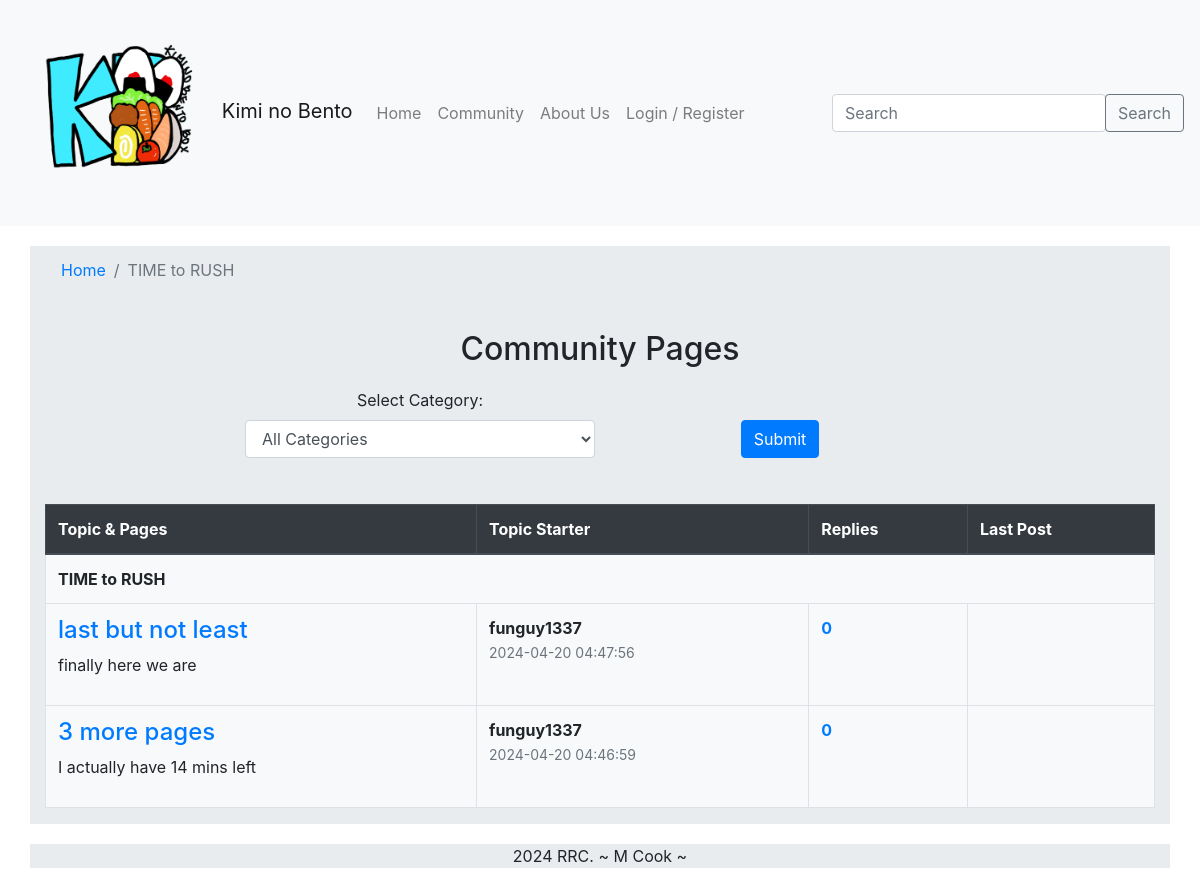
The app's page /community.php?category=16 with its own data.
### tables this page shows
CREATE TABLE `topics` (
  `topic_id` int(11) NOT NULL,
  `category_id` int(11) DEFAULT NULL,
  `title` varchar(255) NOT NULL,
  `topic_content` text NOT NULL,
  `topic_starter_id` int(11) DEFAULT NULL,
  `date_created` timestamp NOT NULL DEFAULT current_timestamp(),
  `reply_count` int(11) DEFAULT 0
);

CREATE TABLE `users` (
  `user_id` int(11) NOT NULL,
  `username` varchar(30) NOT NULL,
  `email` varchar(60) NOT NULL,
  `password` varchar(30) NOT NULL,
  `role_id` int(3) NOT NULL,
  `date_created` date NOT NULL DEFAULT current_timestamp()
);

### community.php (the view, shortened to what this page needs)
<?php
include('inc/database.inc.php');
include('inc/header.inc.php');
$sort_by = 't.date_created';
$stmt = $db->prepare("SELECT c.*,
                            t.*,
                            u.username AS topic_starter_username,
                            MAX(p.date_created) AS latest_post_created_at,
                            lp.username AS last_poster_username,
                            COUNT(p.post_id) AS reply_count
                        FROM categories c
                        LEFT JOIN topics t ON c.category_id = t.category_id
                        LEFT JOIN users u ON t.topic_starter_id = u.user_id
                        LEFT JOIN (
                            SELECT topic_id, MAX(date_created) AS latest_post_created_at
                            FROM posts
                            GROUP BY topic_id
                        ) latest_post ON t.topic_id = latest_post.topic_id
                        LEFT JOIN posts p ON t.topic_id = p.topic_id
                        LEFT JOIN users lp ON p.author_id = lp.user_id
                        GROUP BY c.category_id, t.topic_id
                        ORDER BY c.category_id, $sort_by DESC ");
$stmt->execute();
$categories_topics = $stmt->fetchAll(PDO::FETCH_ASSOC);
$category_topics_array = [];
foreach ($categories_topics as $row) {
    $category_id = $row['category_id'];
    if (!isset($category_topics_array[$category_id])) {
        $category_topics_array[$category_id] = [
            'category' => $row['name'],
            'topics' => [],
            'topic_content' => htmlspecialchars($row['topic_content'])
        ];
    }
    $category_topics_array[$category_id]['topics'][] = $row;
}
?>
<div class="container">
    <nav aria-label="breadcrumb">
        <ol class="breadcrumb">
            <li class="breadcrumb-item"><a href="index.php">Home</a></li>
            <?php if (isset($_GET['category']) && $_GET['category'] !== 'all' && isset($category_topics_array[$_GET['category']])) : ?>
                <?php $selected_category_id = $_GET['category']; ?>
                <?php $selected_category_name = $category_topics_array[$selected_category_id]['category']; ?>
                <li class="breadcrumb-item active" aria-current="page"><?= $selected_category_name ?></li>
            <?php else : ?>
                <li class="breadcrumb-item active" aria-current="page">All Categories</li>
            <?php endif; ?>
        </ol>
    </nav>
    <div class="community">
        <div class="community-container">
            <div class="community-top ">
                <h2>Community Pages</h2>
                <form action="#" method="get" class="mb-3">
                    <div class="form-row">
                        <div class="form-group col-md-4">
                            <label for="forum_jump">Select Category:</label>
                            <select id="forum_jump" class="form-control" name="category">
                                <option value="all">All Categories</option>
                            </select>
                        </div>
                        <div class="form-group col-md-4 align-self-end">
                            <button type="submit" class="btn btn-primary align-bottom ">Submit</button>
                        </div>
                    </div>
                </form>
            </div>
            <div class="table-responsive">
                <table class="table table-bordered bg-light">
                    <thead class="thead-dark">
                        <tr>
                            <th scope="col">Topic & Pages</th>
                            <th scope="col">Topic Starter</th>
                            <th scope="col">Replies</th>
                            <th scope="col">Last Post</th>
                        </tr>
                    </thead>
                    <tbody>
                        <?php if (isset($_GET['category'])) : ?>
                            <?php $selected_category_id = $_GET['category']; ?>
                            <?php foreach ($category_topics_array as $category_id => $category_data) : ?>
                                <?php if ($selected_category_id == 'all' || $selected_category_id == $category_id) : ?>
                                    <tr>
                                        <td colspan="4" class="font-weight-bold"><?= $category_data['category'] ?></td>
                                    </tr>
                                    <?php foreach ($category_data['topics'] as $topic) : ?>
                                        <tr>
                                            <td>
                                                <h4><a href="show_topic.php?topic_id=<?= $topic['topic_id'] ?>"><?= $topic['title'] ?></a></h4>
                                                <p><?= strlen($topic['topic_content']) > 250 ? substr(strip_tags(htmlspecialchars_decode($topic['topic_content'])), 0, 250) . '...' : strip_tags(htmlspecialchars_decode($topic['topic_content'])) ?></p>
                                            </td>
                                            <td>
                                                <span class="topic_starter_username"><?= $topic['topic_starter_username'] ?></span><br>
                                                <span class="post-date"><?= $topic['date_created'] ?></span>
                                            </td>
                                            <td>
                                                <span class="reply_count"><?= $topic['reply_count'] ?></span>
                                            </td>
                                            <td>
                                            </td>
                                        </tr>
                                    <?php endforeach; ?>
                                <?php endif; ?>
                            <?php endforeach; ?>
                        <?php endif; ?>
                    </tbody>
                </table>
            </div>
        </div>
    </div>
</div>
<?php
include('inc/footer.inc.php');
?>

### CSS/styles.css (style rules this page uses)
.container { margin-top: 20px; background-color: #e9ecef; }
.topic_starter_username { font-weight: bold; }
.reply_count { font-weight: bold; color: #007bff; }
.post-date { font-size: 14px; color: #6c757d; }
.community-top { text-align: center; padding: 20px; }
.community-top h2 { margin-bottom: 20px; }
.community-top form .form-row { justify-content: center; }
.community-top form .form-group { margin-bottom: 10px; }
.community-top form button[type="submit"], .community-top form a.btn { margin-top: 10px; }

### records on screen
topics: title "last but not least", topic_content "finally here we are", topic_starter.username "funguy1337", date_created "2024-04-20 04:47:56", reply_count "0"
topics: title "3 more pages", topic_content "I actually have 14 mins left", topic_starter.username "funguy1337", date_created "2024-04-20 04:46:59", reply_count "0"

### other values on screen
$selected_category_name "TIME to RUSH"
$category_data['category'] "TIME to RUSH"
